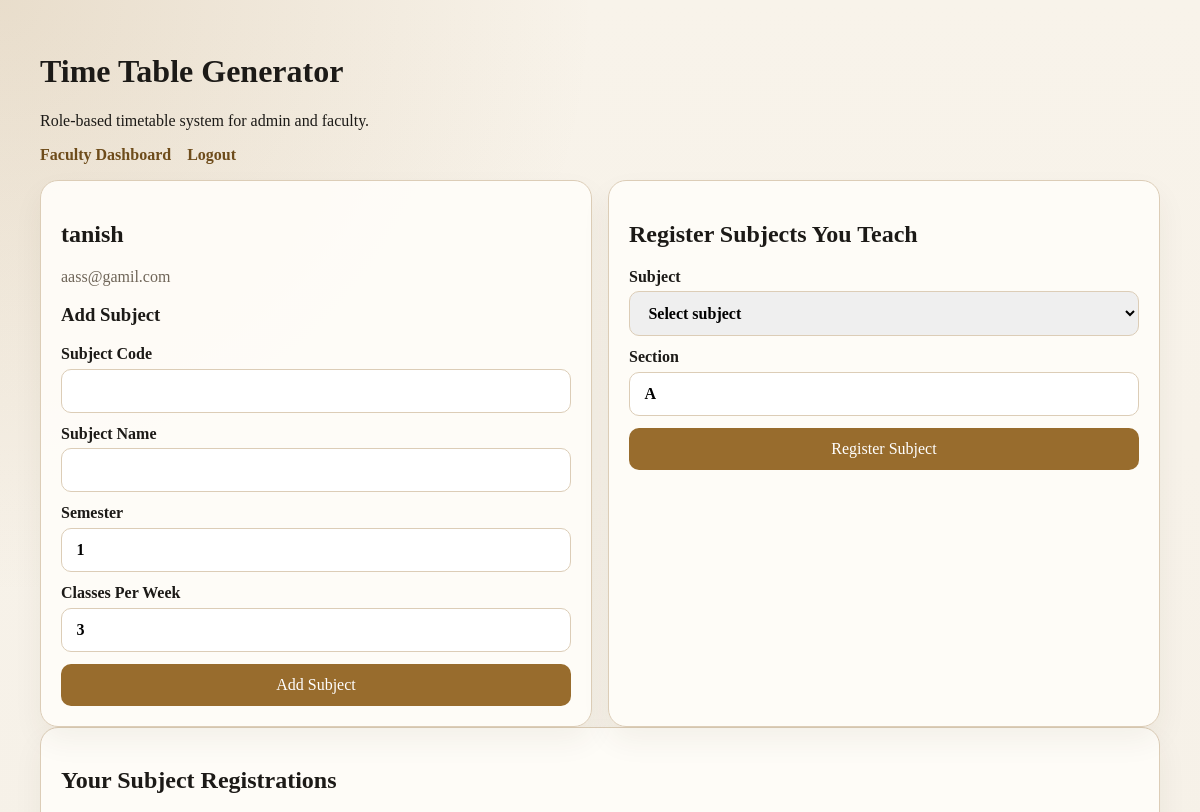
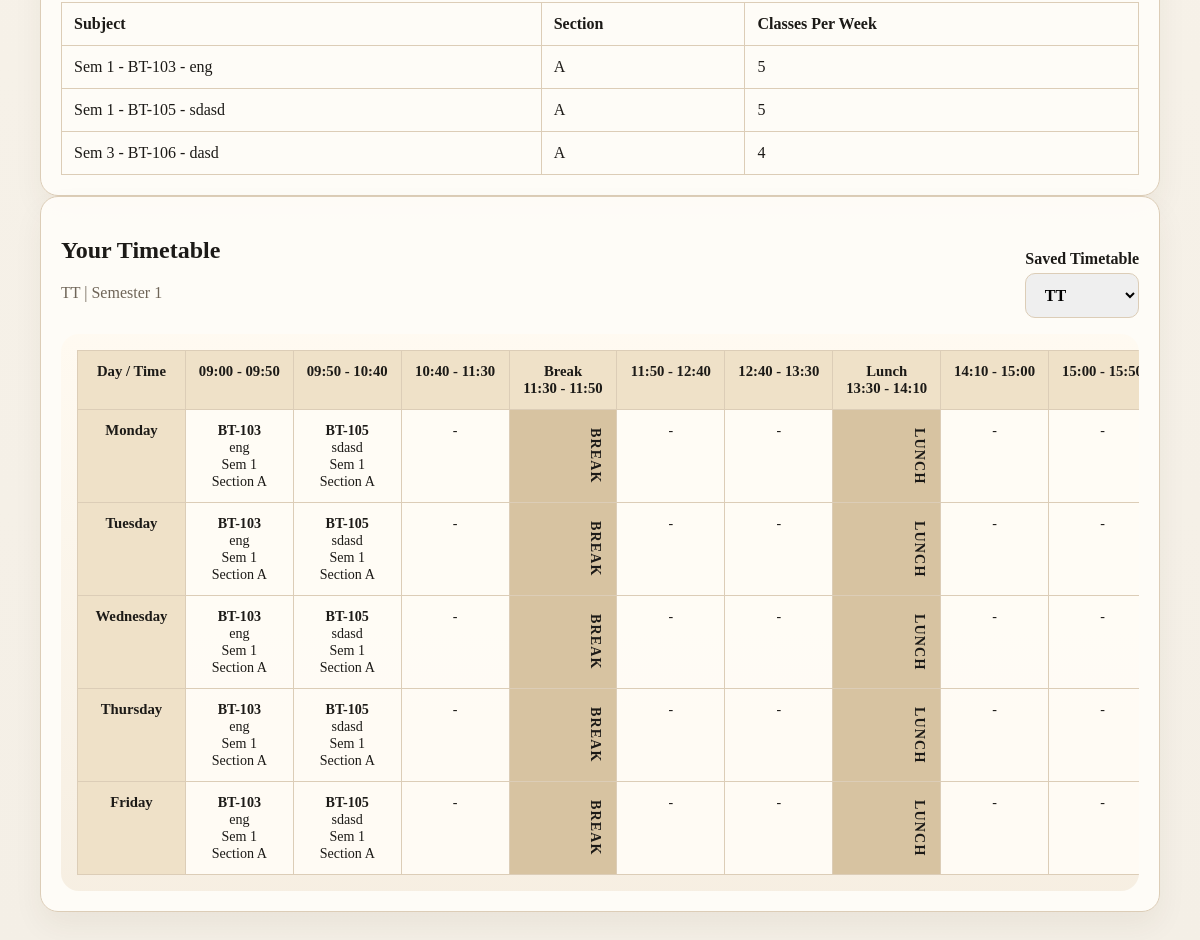
Screenshot of /faculty?batch_id=2 (signed in) with the database file from the repository (2 pictures, top to bottom).
### app/models.py (models this page shows)
class Faculty(db.Model):
    id = db.Column(db.Integer, primary_key=True)
    name = db.Column(db.String(120), nullable=False,)
    email = db.Column(db.String(120), nullable=True, unique=True)
    user_id = db.Column(db.Integer, db.ForeignKey("user.id"), nullable=True, unique=True)
    user = db.relationship("User", back_populates="faculty_profile")
    registrations = db.relationship(
        "FacultySubjectRegistration",
        back_populates="faculty",
        cascade="all, delete-orphan",
    )

class FacultySubjectRegistration(db.Model):
    id = db.Column(db.Integer, primary_key=True)
    faculty_id = db.Column(db.Integer, db.ForeignKey("faculty.id"), nullable=False)
    subject_id = db.Column(db.Integer, db.ForeignKey("subject.id"), nullable=False)
    preferred_section = db.Column(db.String(30), nullable=False, default="A")
    status = db.Column(db.String(20), nullable=False, default="approved")
    faculty = db.relationship("Faculty", back_populates="registrations")
    subject = db.relationship("Subject", back_populates="registrations")
    __table_args__ = (
        db.UniqueConstraint(
            "faculty_id",
            "subject_id",
            "preferred_section",
            name="uq_faculty_subject_section",
        ),
    )

class Subject(db.Model):
    id = db.Column(db.Integer, primary_key=True)
    code = db.Column(db.String(30), nullable=False, unique=True)
    name = db.Column(db.String(120), nullable=False)
    semester = db.Column(db.Integer, nullable=False, default=1)
    weekly_slots = db.Column(db.Integer, nullable=False, default=3)
    registrations = db.relationship(
        "FacultySubjectRegistration",
        back_populates="subject",
        cascade="all, delete-orphan",
    )

class TimetableBatch(db.Model):
    id = db.Column(db.Integer, primary_key=True)
    name = db.Column(db.String(150), nullable=False)
    semester = db.Column(db.Integer, nullable=False)
    created_at = db.Column(db.DateTime, nullable=False, server_default=db.func.now())
    entries = db.relationship(
        "TimetableEntry",
        back_populates="batch",
        cascade="all, delete-orphan",
    )

class TimetableEntry(db.Model):
    id = db.Column(db.Integer, primary_key=True)
    batch_id = db.Column(db.Integer, db.ForeignKey("timetable_batch.id"), nullable=True)
    day = db.Column(db.String(20), nullable=False)
    time_slot = db.Column(db.String(30), nullable=False)
    section = db.Column(db.String(30), nullable=False)
    faculty_id = db.Column(db.Integer, db.ForeignKey("faculty.id"), nullable=False)
    subject_id = db.Column(db.Integer, db.ForeignKey("subject.id"), nullable=False)
    batch = db.relationship("TimetableBatch", back_populates="entries")
    faculty = db.relationship("Faculty")
    subject = db.relationship("Subject")
    __table_args__ = (
        db.UniqueConstraint(
            "batch_id", "day", "time_slot", "section", name="uq_batch_section_day_time"
        ),
    )

### app/routes.py (the view, shortened to what this page needs)
@main.route("/faculty", methods=["GET", "POST"])
def faculty_dashboard():
    user = current_user()
    if not user or user.role != "faculty":
        flash("Faculty login required.", "error")
        return redirect(url_for("main.login"))
    faculty = Faculty.query.filter_by(user_id=user.id).first()
    if not faculty:
        flash("Faculty profile was not found.", "error")
        return redirect(url_for("main.logout"))
    subjects = Subject.query.order_by(Subject.code).all()
    registrations = (
        FacultySubjectRegistration.query.filter_by(faculty_id=faculty.id)
        .order_by(FacultySubjectRegistration.preferred_section)
        .all()
    )
    batches = available_batches()
    selected_batch_id = request.args.get("batch_id", type=int)
    selected_batch = None
    if selected_batch_id:
        selected_batch = TimetableBatch.query.get(selected_batch_id)
    if not selected_batch:
        selected_batch = batches[0] if batches else None
    entries, timetable_map = faculty_timetable_rows(
        faculty.id,
        selected_batch.id if selected_batch else None,
    )
    return render_template(
        "faculty_dashboard.html",
        faculty=faculty,
        subjects=subjects,
        registrations=registrations,
        batches=batches,
        selected_batch=selected_batch,
        entries=entries,
        timetable_map=timetable_map,
        days=DAYS,
        timetable_columns=TIMETABLE_COLUMNS,
    )

### app/routes.py (called while the page is built)
def current_user():
    user_id = session.get("user_id")
    if not user_id:
        return None
    return User.query.get(user_id)

def faculty_timetable_rows(faculty_id, batch_id):
    if not batch_id:
        return [], defaultdict(dict)
    entries = (
        TimetableEntry.query.filter_by(faculty_id=faculty_id, batch_id=batch_id)
        .order_by(TimetableEntry.day, TimetableEntry.time_slot)
        .all()
    )
    timetable_map = defaultdict(dict)
    for entry in entries:
        timetable_map[entry.day][entry.time_slot] = entry
    return entries, timetable_map

def available_batches():
    return TimetableBatch.query.order_by(
        TimetableBatch.created_at.desc(), TimetableBatch.id.desc()
    ).all()

### app/templates/faculty_dashboard.html (shortened to what this page needs)
{% extends "base.html" %}
{% block content %}
<section class="grid two-col">
    <article class="card">
        <h2>{{ faculty.name }}</h2>
        <p class="muted">{{ faculty.email }}</p>
        <h3>Add Subject</h3>
        <form method="post" class="form">
            <label>Subject Code
                <input type="text" name="code" required>
            </label>
            <label>Subject Name
                <input type="text" name="name" required>
            </label>
            <label>Semester
                <input type="number" name="semester" min="1" value="1" required>
            </label>
            <label>Classes Per Week
                <input type="number" name="weekly_slots" min="1" value="3" required>
            </label>
            <button type="submit">Add Subject</button>
        </form>
    </article>
    <article class="card">
        <h2>Register Subjects You Teach</h2>
        <form method="post" class="form">
            <label>Subject
                <select name="subject_id" required>
                    <option value="">Select subject</option>
                </select>
            </label>
            <label>Section
                <input type="text" name="preferred_section" value="A" required>
            </label>
            <button type="submit">Register Subject</button>
        </form>
    </article>
</section>
<section class="card">
        <h2>Your Subject Registrations</h2>
        <table>
            <thead>
                <tr>
                    <th>Subject</th>
                    <th>Section</th>
                    <th>Classes Per Week</th>
                </tr>
            </thead>
            <tbody>
                {% for item in registrations %}
                    <tr>
                        <td>Sem {{ item.subject.semester }} - {{ item.subject.code }} - {{ item.subject.name }}</td>
                        <td>{{ item.preferred_section }}</td>
                        <td>{{ item.subject.weekly_slots }}</td>
                    </tr>
                {% else %}
                    <tr>
                        <td colspan="3">No subjects registered yet.</td>
                    </tr>
                {% endfor %}
            </tbody>
        </table>
</section>
<section class="card">
    <div class="section-head">
        <div>
            <h2>Your Timetable</h2>
            {% if selected_batch %}
                <p class="muted">{{ selected_batch.name }} | Semester {{ selected_batch.semester }}</p>
            {% endif %}
        </div>
        <form method="get" class="inline-form">
            <label>Saved Timetable
                <select name="batch_id" onchange="this.form.submit()">
                    {% for batch in batches %}
                        <option value="{{ batch.id }}" {% if selected_batch and selected_batch.id == batch.id %}selected{% endif %}>
                            {{ batch.name }}
                        </option>
                    {% endfor %}
                </select>
            </label>
        </form>
    </div>
    {% if not entries %}
        <p>No timetable has been generated for you yet.</p>
    {% else %}
        <div class="table-wrap timetable-shell">
            <table class="timetable-grid">
                <thead>
                    <tr>
                        <th>Day / Time</th>
                        {% for column in timetable_columns %}
                            <th class="{% if column.type == 'break' %}break-head{% endif %}">{{ column.label|safe }}</th>
                        {% endfor %}
                    </tr>
                </thead>
                <tbody>
                    {% for day in days %}
                        <tr>
                            <th>{{ day }}</th>
                            {% for column in timetable_columns %}
                                {% if column.type == 'break' %}
                                    <td class="break-cell">{{ column.value }}</td>
                                {% else %}
                                    {% set entry = timetable_map.get(day, {}).get(column.value) %}
                                    <td class="class-cell">
                                        {% if entry %}
                                            <strong>{{ entry.subject.code }}</strong><br>
                                            {{ entry.subject.name }}<br>
                                            Sem {{ entry.subject.semester }}<br>
                                            Section {{ entry.section }}
                                        {% else %}
                                            -
                                        {% endif %}
                                    </td>
                                {% endif %}
                            {% endfor %}
                        </tr>
                    {% endfor %}
                </tbody>
            </table>
        </div>
    {% endif %}
</section>
{% endblock %}

### app/static/styles.css (style rules this page uses)
:root { --bg: #f4efe6; --surface: #fffdf9; --ink: #1c1a17; --muted: #6f6558; --primary: #986c2d; --primary-dark: #6e4c1b; --border: #dccdb7; --success: #deefe2; --warning: #fff3d6; --error: #f8dddd; }
* { box-sizing: border-box; }
body { margin: 0; font-family: Georgia, "Times New Roman", serif; background: radial-gradient(circle at top left, rgba(152, 108, 45, 0.16), transparent 28%), linear-gradient(180deg, #f8f3ea, var(--bg)); color: var(--ink); }
.grid { display: grid; gap: 1rem; }
.two-col { grid-template-columns: repeat(auto-fit, minmax(320px, 1fr)); }
.card { background: rgba(255, 253, 249, 0.92); border: 1px solid var(--border); border-radius: 18px; padding: 1.25rem; box-shadow: 0 14px 30px rgba(61, 43, 18, 0.06); }
.form { display: grid; gap: 0.75rem; }
label { display: grid; gap: 0.35rem; font-weight: 700; }
input, select, button { font: inherit; padding: 0.75rem 0.9rem; border-radius: 10px; border: 1px solid var(--border); }
button { background: var(--primary); color: white; border: none; cursor: pointer; }
table { width: 100%; border-collapse: collapse; }
th, td { border: 1px solid var(--border); padding: 0.75rem; text-align: left; vertical-align: top; }
.muted { color: var(--muted); }
.section-head { display: flex; justify-content: space-between; gap: 1rem; align-items: end; margin-bottom: 1rem; }
.inline-form { display: flex; gap: 0.75rem; align-items: end; }
.table-wrap { overflow-x: auto; margin-top: 1rem; }
.timetable-shell { background: linear-gradient(180deg, rgba(255, 250, 241, 0.95), rgba(246, 238, 225, 0.95)); border-radius: 18px; padding: 1rem; }
.timetable-grid { min-width: 1080px; table-layout: fixed; }
.timetable-grid th { background: #efe1c8; text-align: center; font-size: 0.92rem; }
.timetable-grid td { text-align: center; font-size: 0.88rem; }
.class-cell { background: rgba(255, 252, 246, 0.92); min-width: 120px; }
.break-head, .break-cell { background: #d7c3a1; font-weight: 700; min-width: 68px; }
.break-cell { writing-mode: vertical-rl; text-orientation: mixed; letter-spacing: 0.08em; }

### rows the page displays
Faculty: name "tanish", email "aass@gamil.com"
FacultySubjectRegistration: subject.semester "1", subject.code "BT-103", subject.name "eng", preferred_section "A", subject.weekly_slots "5"
FacultySubjectRegistration: subject.semester "1", subject.code "BT-105", subject.name "sdasd", preferred_section "A", subject.weekly_slots "5"
FacultySubjectRegistration: subject.semester "3", subject.code "BT-106", subject.name "dasd", preferred_section "A", subject.weekly_slots "4"
TimetableBatch: name "TT", semester "1"
Subject: subject.code "BT-103" "BT-103" "BT-103" "BT-103" "BT-103", subject.name "eng" "eng" "eng" "eng" "eng", subject.semester "1" "1" "1" "1" "1"
TimetableEntry: section "A"
Subject: subject.code "BT-105" "BT-105" "BT-105" "BT-105" "BT-105", subject.name "sdasd" "sdasd" "sdasd" "sdasd" "sdasd", subject.semester "1" "1" "1" "1" "1"
TimetableEntry: section "A"
TimetableEntry: section "A"
TimetableEntry: section "A"
TimetableEntry: section "A"
TimetableEntry: section "A"
TimetableEntry: section "A"
TimetableEntry: section "A"
TimetableEntry: section "A"
TimetableEntry: section "A"

### other values shown
{{ column.label|safe }} "09:00 - 09:50" "09:50 - 10:40" "10:40 - 11:30" "Break 11:30 - 11:50" "11:50 - 12:40" "12:40 - 13:30" "Lunch 13:30 - 14:10" "14:10 - 15:00" "15:00 -…"
{{ day }} "Monday" "Tuesday" "Wednesday" "Thursday" "Friday"
{{ column.value }} "BREAK" "LUNCH" "BREAK" "LUNCH" "BREAK" "LUNCH" "BREAK" "LUNCH" "BREAK" "LUNCH"
form field batch_id "TT"
